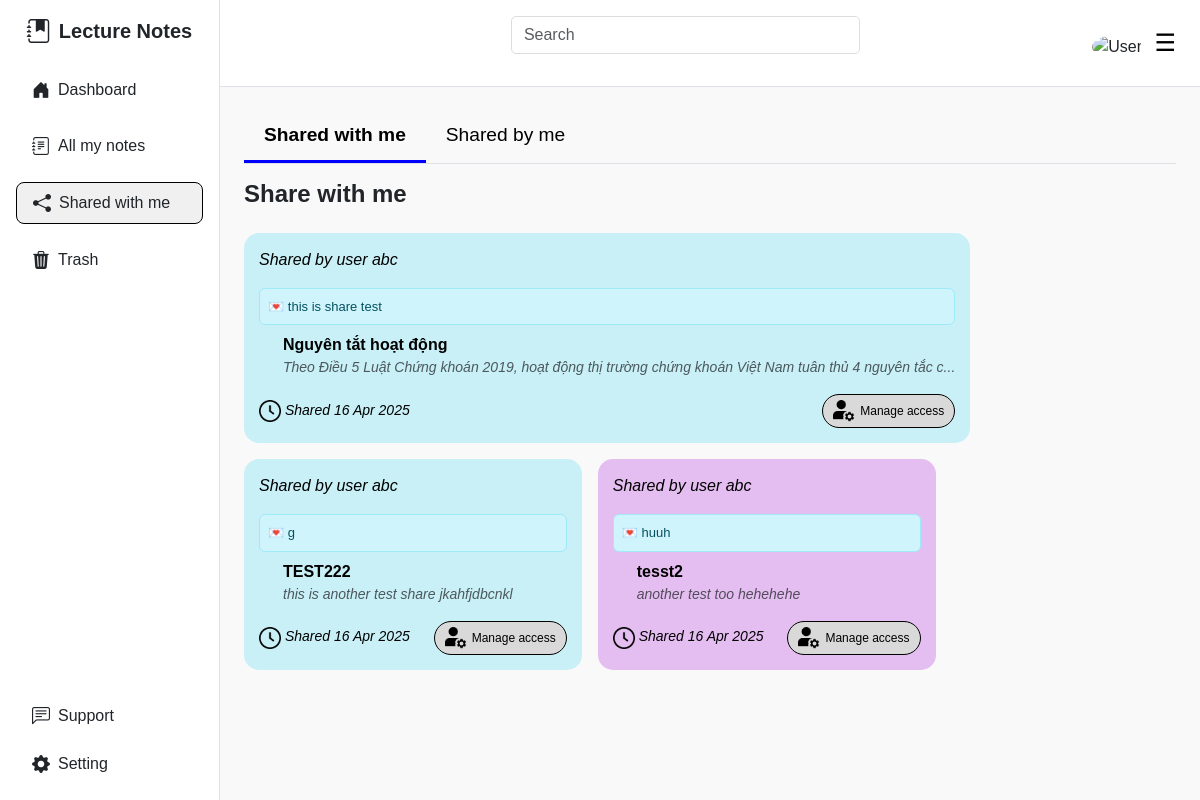
The app's page /share-with-me (signed in) with its own data.
### website/models.py (models this page shows, shortened)
class ShareNote(db.Model):
    id = db.Column(db.Integer, primary_key=True)
    note_id = db.Column(db.Integer, db.ForeignKey('note.id'), nullable=False)
    sharer_id = db.Column(db.Integer, db.ForeignKey('user.id'), nullable=False)
    recipient_id = db.Column(db.Integer, db.ForeignKey('user.id'), nullable=False)
    shared_at = db.Column(db.DateTime, default=datetime.utcnow)
    note = db.relationship('Note', backref=db.backref('shared_notes', lazy=True))
    sharer = db.relationship('User', foreign_keys=[sharer_id], backref=db.backref('shared_note', lazy=True))
    recipient = db.relationship('User', foreign_keys=[recipient_id], backref=db.backref('shared_with', lazy=True))
    can_edit = db.Column(db.Boolean, default=False)
    message = db.Column(db.String(200), nullable=True)

class User(db.Model, UserMixin):
    id = db.Column(db.Integer, primary_key=True)
    first_name = db.Column(db.String(150), nullable=False)
    last_name = db.Column(db.String(150), nullable=False)
    email = db.Column(db.String(150), unique=True, nullable=False)
    password_hash = db.Column(db.String(150), nullable=False)
    role = db.Column(db.String(10), nullable=False, default='user')  # 'user' hoặc 'admin'
    status = db.Column(db.String(20), default='Active') # ['Active', 'Locked', 'Inactive']
    gender = db.Column(db.String(10), nullable=False)
    created_at = db.Column(db.DateTime, default=datetime.utcnow)

class Note(db.Model):
    id = db.Column(db.Integer, primary_key=True)
    title = db.Column(db.String(200), nullable=False)
    content = db.Column(db.Text, nullable=False)
    color = db.Column(db.String(20), default='note-green')
    created_at = db.Column(db.DateTime, default=datetime.utcnow)
    updated_at = db.Column(db.DateTime, default=datetime.utcnow)
    user_id = db.Column(db.Integer, db.ForeignKey('user.id'), nullable=False)
    user = db.relationship('User', backref=db.backref('notes', lazy=True))

### website/views.py (the view)
@views.route('/share-with-me')
@login_required
def share_with_me():
    shared_notes = ShareNote.query.filter_by(recipient_id=current_user.id).all()
    return render_template('share_with_me.html', user=current_user, shared_notes=shared_notes, share_by_me=False)

### website/__init__.py (called while the page is built)
def create_app():
    app = Flask(__name__)
    app.config.from_object(Config)
    db.init_app(app)
    from .views import views
    from .auth import auth
    from .api import api
    from .admin import admin
    app.register_blueprint(views, url_prefix='/')
    app.register_blueprint(auth, url_prefix='/')
    app.register_blueprint(api, url_prefix='/api')
    app.register_blueprint(admin, url_prefix='/admin')
    from .models import User
    login_manager = LoginManager()
    login_manager.login_view = 'auth.login'
    login_manager.init_app(app)
    @login_manager.user_loader
    def load_user(user_id):
        return User.query.get(int(user_id))
    create_database(app)
    return app

### website/templates/share_with_me.html (shortened to what this page needs)
{% extends 'base.html' %}
{% block content %}
<div class="content p-4 flex-grow-1">
  <div id="shared-with-me">
    <div class="d-flex mb-3 border-bottom">
      <button class="tab-button {% if not shared_by_me %}active{% endif %}" id="tab1">Shared with me</button>
      <button class="tab-button {% if shared_by_me %}active{% endif %}" id="tab2">Shared by me</button>
    </div>
    <h4 class="mb-4 fw-bold">
      {{ 'Shared by me' if shared_by_me else 'Share with me' }}
    </h4>
    <div class="d-flex flex-wrap gap-3">
      {% if shared_notes|length == 0 %}
      <div class="text-center w-100">
        <p class="text-muted">
          {{ "You haven't shared any notes." if shared_by_me else 'No notes have been shared with you yet.' }}
        </p>
      </div>
      {% else %}
      {% for shared_note in shared_notes %}
      <div class="card-shared {{ shared_note.note.color }}" style="cursor: pointer;" data-note-id="{{ shared_note.note.id }}">
        <p class="fst-italic">
          {% if shared_by_me %}
          Shared to {{ shared_note.recipient.first_name }} {{ shared_note.recipient.last_name }}
          {% else %}
          Shared by {{ shared_note.sharer.first_name }} {{ shared_note.sharer.last_name }}
          {% endif %}
        </p>
        {% if shared_note.message is defined and shared_note.message %}
        <div class="alert alert-info p-2 mb-2" role="alert" style="font-size: 13px;">
          💌 {{ shared_note.message }}
        </div>
        {% endif %}
        <div class="fw-bold ms-4">{{ shared_note.note.title }}</div>
        <div class="text-muted ms-4 fst-italic" style="font-size: 14px;">
          {{ shared_note.note.content[:100] }}{% if shared_note.note.content|length > 100 %}...{% endif %}
        </div>
        <div class="d-flex justify-content-between align-items-center mt-3">
          <span class="fst-italic" style="font-size: 14px;">
            <img src="{{ url_for('static', filename='images/clock.png') }}" alt="Image" style="width: 22px;">
            Shared {{ shared_note.shared_at.strftime('%d %b %Y') }}
          </span>
          <span class="tag ms-4" style="font-size: 12px; background: #D9D9D9; border: 1px solid #000000">
            <img src="{{ url_for('static', filename='images/profile.png') }}" alt="Image" style="width: 22px;">
            Manage access
          </span>
        </div>
      </div>
      {% endfor %}
      {% endif %}
    </div>
  </div>
</div>
{% endblock %}

### website/templates/base.html (shortened to what this page needs)
<!DOCTYPE html>
<html lang="en">
<head>
    <link href="https://cdn.jsdelivr.net/npm/bootstrap@5.3.0/dist/css/bootstrap.min.css" rel="stylesheet">
    <link href="https://cdn.jsdelivr.net/npm/bootstrap-icons@1.10.5/font/bootstrap-icons.css" rel="stylesheet">
    <link rel="stylesheet" href="{{ url_for('static', filename='dashboard.css') }}">
</head>
<body>
    <div class="d-flex" style="height: 100vh;">
        <div class="sidebar d-flex flex-column justify-content-between p-3 border-end">
            {% set current_path = request.path %}
            <div>
                <div class="sidebar-logo text-center mb-4">
                    <i class="bi bi-journal-bookmark-fill fs-4"></i>
                    <a href="/" class="nav-link text-dark"><span class="fw-bold fs-5">Lecture Notes</span></a>
                </div>
                <ul class="nav flex-column mt-4">
                    <li class="nav-item mb-3">
                        <a class="nav-link text-dark {% if current_path == '/dashboard' %}active{% endif %}"
                            href="/dashboard">
                            <i class="bi bi-house-door-fill"></i> Dashboard
                        </a>
                    </li>
                    <li class="nav-item mb-3">
                        <a class="nav-link text-dark {% if current_path == '/all-my-notes' %}active{% endif %}"
                            href="/all-my-notes">
                            <i class="bi bi-journal-text"></i> All my notes
                        </a>
                    </li>
                    <li class="nav-item mb-3">
                        <a class="nav-link text-dark {% if current_path == '/share-with-me' or current_path == '/share-by-me' %}active{% endif %}"
                            href="/share-with-me">
                            <i class="bi bi-share-fill"></i> Shared with me
                        </a>
                    </li>
                    <li class="nav-item mb-5">
                        <a class="nav-link text-dark {% if current_path == '/trash' %}active{% endif %}" href="/trash">
                            <i class="bi bi-trash3-fill"></i> Trash
                        </a>
                    </li>
                </ul>
            </div>
            <div>
                <ul class="nav flex-column">
                    <li class="nav-item mb-2">
                        <a class="nav-link text-dark" href="#"><i class="bi bi-chat-left-text"></i> Support</a>
                    </li>
                    <li class="nav-item">
                        <a class="nav-link text-dark" href="#"><i class="bi bi-gear-fill"></i> Setting</a>
                    </li>
                </ul>
            </div>
        </div>
        <div class="main-area d-flex flex-column flex-grow-1">
            <div class="topbar d-flex justify-content-between align-items-center px-4 py-3 border-bottom">
                <form class="d-flex w-50 justify-content-center">
                    <input class="form-control w-75" type="search" placeholder="Search" aria-label="Search">
                </form>
                <div class="dropdown">
                    <img src="#" alt="User" class="rounded-circle me-2">
                    <a href="#" class="dropdown-toggle text-decoration-none" data-bs-toggle="dropdown"
                        aria-expanded="false" style="color: black;">☰</a>
                </div>
            </div>
            {% block content %}{% endblock %}
        </div>
    </div>
</body>
</html>

### website/static/dashboard.css (style rules this page uses)
body { font-family: Arial, sans-serif; background-color: #f9f9f9; }
h4 { font-weight: bold; }
.sidebar { width: 220px; min-width: 220px; background-color: #fff; }
.sidebar-logo { display: flex; align-items: center; justify-content: center; gap: 8px; }
.nav-link { text-decoration: none; font-weight: 500; display: flex; align-items: center; }
.nav-link i { margin-right: 8px; font-size: 18px; }
.topbar { background-color: #fff; }
.topbar .dropdown-toggle { color: black; font-size: 24px; }
.note-blue { background-color: rgba(13, 202, 240, 0.2); color: #000; }
.note-purple { background-color: #E5BEF1; color: #000; }
.dropdown-toggle::after { display: none; }
.main-area { overflow-y: auto; }
.nav-link.active { background-color: #f0f0f0; border: 1px solid #000; border-radius: 8px; }
.tab-button { border: none; background: none; font-weight: 500; font-size: 1.2rem; padding: 10px 20px; border-bottom: 3px solid transparent; cursor: pointer; }
.tab-button.active { border-color: blue; font-weight: bold; color: black; }
.card-shared { border-radius: 15px; padding: 15px; min-width: 250px; }
.tag { font-size: 0.85rem; border: 1px solid #ccc; border-radius: 20px; padding: 5px 10px; display: inline-flex; align-items: center; gap: 5px; }
.form-control { border: 1px solid #ddd; border-radius: 5px; box-shadow: none; }
.dropdown { position: relative; z-index: 2; }

### records on screen
ShareNote: sharer.first_name "user", sharer.last_name "abc", message "this is share test", note "Nguyên tắt hoạt động", note "Theo Điều 5 Luật Chứng khoán 2019, hoạt động thị trường chứng khoán Việt Nam tuân thủ 4 nguyên tắc c", shared_at "16 Apr 2025"
ShareNote: sharer.first_name "user", sharer.last_name "abc", message "g", note "TEST222", note "this is another test share jkahfjdbcnkl", shared_at "16 Apr 2025"
ShareNote: sharer.first_name "user", sharer.last_name "abc", message "huuh", note "tesst2", note "another test too hehehehe", shared_at "16 Apr 2025"

### other values on screen
{{ 'Shared by me' if shared_by_me else 'Share with me' }} "Share with me"
